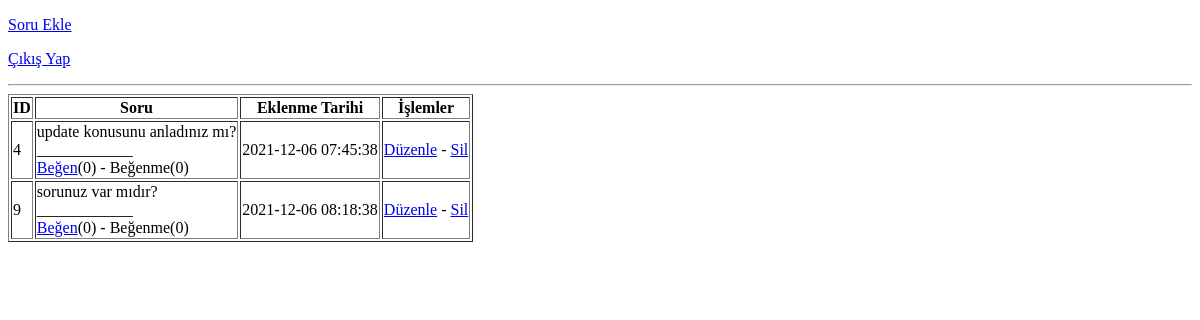
The page /questions.php (signed in) on the database as committed earlier.
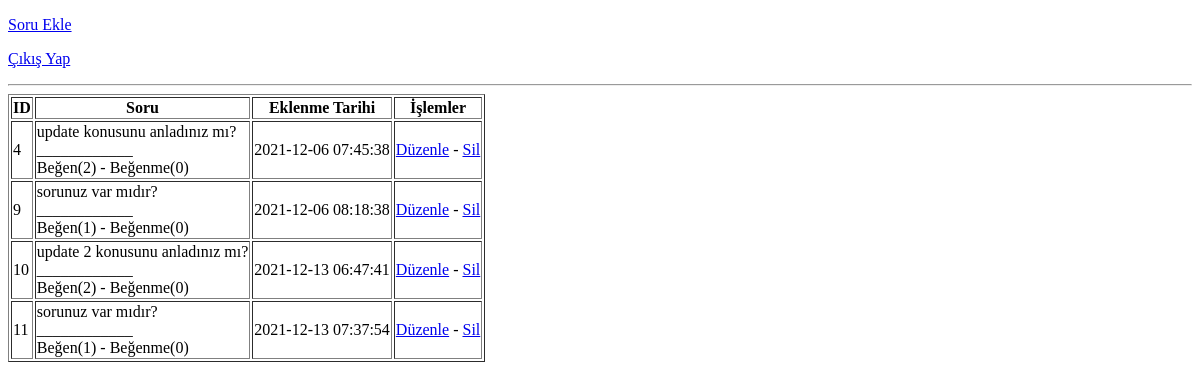
The same page on the database as committed later.
### tables this page shows
CREATE TABLE `question` (
  `id` int(11) NOT NULL,
  `q_name` varchar(200) NOT NULL,
  `q_date` timestamp NOT NULL DEFAULT CURRENT_TIMESTAMP
);

### questions.php (the view, shortened to what this page needs)
<!DOCTYPE html>
<html lang="en">
<head>
</head>
<body>
<?php
include 'config.php';
$sql = "SELECT * FROM question";
$result = mysqli_query($conn,$sql);
$num_rows = mysqli_num_rows($result);
?>
    <p>
        <a href="q-insert-form.php">Soru Ekle</a>
    </p>
    <p>
        <a href="logout.php">Çıkış Yap</a>
    </p>
    <hr>
    <table border="1">
        <tr>
            <th>ID</th>
            <th>Soru</th>
            <th>Eklenme Tarihi</th>
            <th>İşlemler</th>
        </tr>
        <?php
            $user_id = $_SESSION['user_id'];
            if($num_rows > 0){
                while($row = mysqli_fetch_assoc($result)){
                    $q_id = $row['id'];
                    $sql2 = "SELECT COUNT(*) as count FROM likes WHERE q_id = $q_id AND type=1";
                    $result2 = mysqli_query($conn,$sql2);
                    $row2 = mysqli_fetch_assoc($result2);
                    $like = $row2['count'];
                    echo '<tr>';
                        echo "<td>$q_id</td>";
                        echo "<td>";
                            echo $row['q_name'];
                            echo" <br> ____________ <br>";
                            $sql3 = "SELECT * FROM likes WHERE q_id = $q_id AND user_id=$user_id AND type=1";
                            $result3 = mysqli_query($conn,$sql3);
                            $num_rows3 = mysqli_num_rows($result3);
                            if($num_rows3 > 0){
                                echo "Beğen($like)";
                            }else{
                                echo "<a href='q-like.php?q_id=$q_id&user_id=$user_id'>Beğen</a>($like)";
                            }
                            echo " - ";
                            echo "Beğenme(0)";
                        echo "</td>";
                        echo "<td>".$row['q_date']."</td>";
                        echo '<td>';
                            echo '<a href="q-update-form.php?id=' . $row['id'] . '">Düzenle</a> - ';
                            echo '<a href="q-delete-form.php?id=' . $row['id'] . '">Sil</a>';
                        echo '</td>';
                    echo '</tr>';
                }
            }
            ?>
    </table>
</body>
</html>

Rows that differ between the two databases and show on the page:
computed for question "update konusunu anladınız mı?": like "0" → "2"; text "Beğen (" → "Beğen("
computed for question id 9: like "0" → "1"; text "Beğen (" → "Beğen("
added question: id "10", q_name "update 2 konusunu anladınız mı?", like "2", q_date "2021-12-13 06:47:41"
added question: id "11", q_name "sorunuz var mıdır?", like "1", q_date "2021-12-13 07:37:54"
